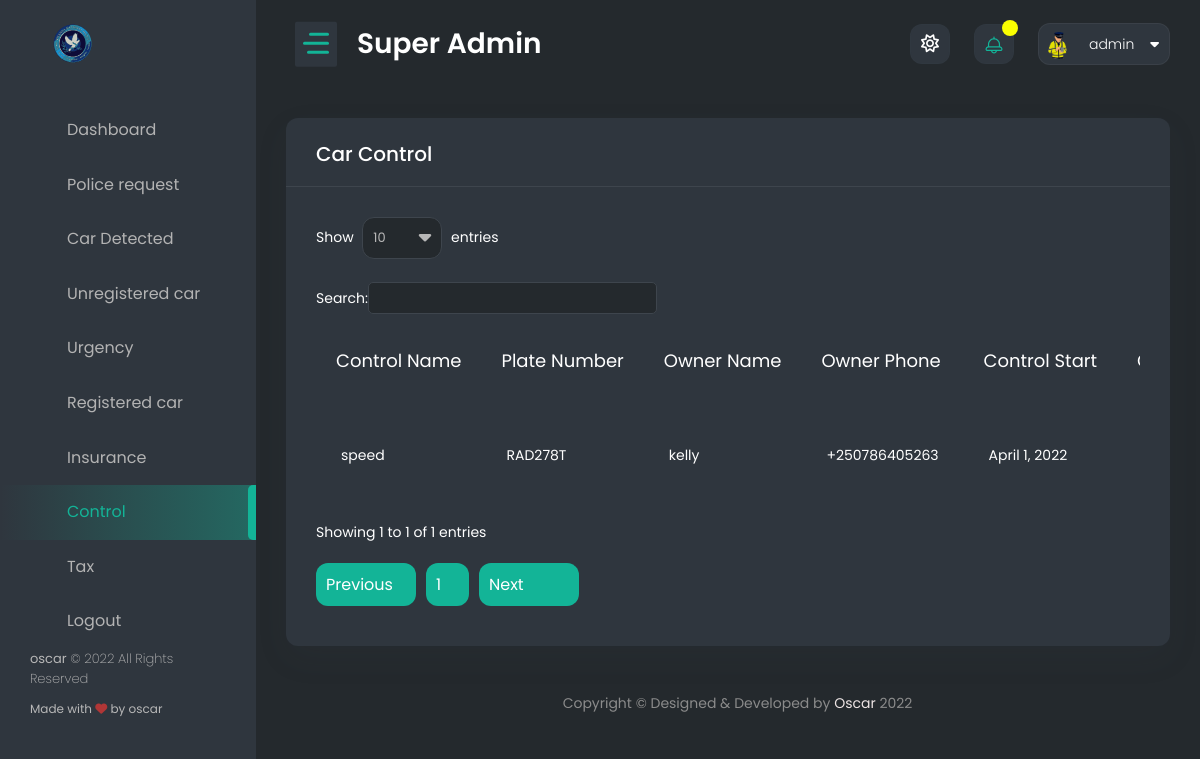
Page /superimboniadmin/admin_control/ (signed in) on the committed database.
### authentication/models.py (models this page shows, shortened)
class Profile(models.Model):
    user = models.OneToOneField(User, on_delete=models.CASCADE)
    user_image = models.ImageField(upload_to='images/', default='profile.png', )
    date_of_birth = models.DateField(max_length=250, blank=True, null=True)
    id_number = models.PositiveIntegerField(blank=True, null=True)
    email = models.EmailField(blank=True, null=True)
    rank = models.CharField(max_length=50, blank=True, null=True)
    residence = models.CharField(max_length=50, blank=True, null=True)

class User(AbstractBaseUser):
    name = models.CharField(max_length=255, null=False)
    phone_number = PhoneNumberField(unique=True)
    is_verified = models.BooleanField(default=False)
    is_verified_police = models.BooleanField(default=False)
    is_two_f_enable = models.BooleanField(default=False)
    is_active = models.BooleanField(default=True)
    staff = models.BooleanField(default=False)
    admin = models.BooleanField(default=False)
    USERNAME_FIELD = 'phone_number'
    REQUIRED_FIELDS = ['name']
    objects = UserManager()
    objects = UserManager()
    objects = UserManager()

### car_plate/models.py (models this page shows, shortened)
class Car_Control(models.Model):
    control_name = models.CharField(max_length=50)
    car = models.ForeignKey(Car_registration, on_delete=models.CASCADE, null=True)
    control_start = models.DateField()
    control_end = models.DateField()
    time_done = models.DateTimeField(auto_now_add=True)
    class Meta:
        verbose_name_plural = 'Car Control'

class Car_registration(models.Model):
    id = models.UUIDField(
        default=uuid.uuid4,
        unique=True,
        primary_key=True,
        editable=False
    )
    owner_name = models.CharField(max_length=50)
    Owner_Id = models.IntegerField()
    car_model = models.CharField(max_length=200, null=False)
    owner_phone_number = PhoneNumberField()
    phone_number_assign = PhoneNumberField(blank=True, null=True)
    owner_email = models.EmailField()
    plate_number = models.CharField(max_length=20, unique=True)
    time_done = models.DateTimeField(auto_now_add=True)
    class Meta:
        verbose_name_plural = 'Car Registration'
        ordering = ['-id']

### admin_panel/views.py (the view)
# urls.py: path('admin_control/', admin_control, name='admin_control'),
def admin_control(request):
    now_date = now.date()
    all_control = Car_Control.objects.all()
    context = {
        'control': all_control,
        'now_date': now_date
    }
    return render(request, 'super_temp/admin_control.html', context)

### authentication/context_processors.py (called while the page is built)
def extras(request):
    user = request.user
    if user.is_authenticated:
        police_req = Police_request.objects.filter(police=user).first()
        profile_police = get_object_or_404(Profile, user=user)
        user_small = user.name
        user_small = user_small.split(' ')
        user_small = user_small[0][:2].upper()
        police_req = police_req
    else:
        profile_police = None
        user_small = None
        police_req = None
    return {
        'profile': profile_police,
        'user': user,
        'user_small': user_small,
        'police_req': police_req
    }

def message_review(request):
    try:
        user = request.user
        message_all = Send_message.objects.filter(police_user=user)[:10]
        user_small = user.name
        user_small = user_small.split(' ')
        user_small = user_small[0][:2].upper()
    except:
        message_all = []
        user_small = 'AA'
    return {
        'message_all': message_all,
        'user_small': user_small
    }

### admin_panel/templates/super_temp/admin_control.html (shortened to what this page needs)
{% extends 'super_police/base.html' %}
{% load static %}
{% block content %}
    <div class="content-body">
			<div class="container-fluid">
				<div class="row">
                    <div class="col-12">
                        <div class="card">
                            <div class="card-header">
                                <h4 class="card-title">Car Control</h4>
                            </div>
                            <div class="card-body">
                                <div class="table-responsive">
                                    <table id="example4" class="display" style="min-width: 645px">
                                        <thead>
                                            <tr>
                                                <th>Control name</th>
                                                <th>plate number</th>
                                                <th>Owner name</th>
                                                <th>Owner phone</th>
                                                <th>Control start </th>
												<th>Control end </th>
                                            </tr>
                                        </thead>
                                        <tbody>
                                        {% for control in control %}
                                            <tr>
                                                <td>{{ control.control_name }}</td>
                                                <td>{{ control.car.plate_number }}</td>
                                                <td>{{ control.car.owner_name }}</td>
                                                <td>{{ control.car.owner_phone_number }}</td>
                                                <td>{{ control.control_start }}</td>
                                                <td>{{ control.control_end}}</td>
                                            </tr>
                                        {% endfor %}
                                        </tbody>
                                    </table>
                                </div>
                            </div>
                        </div>
                    </div>
				</div>
            </div>
        </div>
{% endblock %}

### templates/super_police/base.html (shortened to what this page needs)
<!DOCTYPE html>
<html lang="en">
<head>
    {% load static %}
	<link href="{% static 'dashboard/vendor/owl-carousel/owl.carousel.css' %}" rel="stylesheet">
    <link href="{% static 'dashboard/vendor/bootstrap-select/dist/css/bootstrap-select.min.css' %}" rel="stylesheet">
    <link href="{% static 'dashboard/css/style.css' %}" rel="stylesheet">
	<link href="{% static 'dashboard/cdn.lineicons.com/2.0/LineIcons.css' %}" rel="stylesheet">
</head>
<body>
    <div id="main-wrapper">
        <div class="nav-header">
            <a href="" class="brand-logo">
                <img class="logo-abbr" src="{% static 'home/images/policelogo.svg' %}" alt="" style="height: 120px; width: 120px; ">
            </a>
            <div class="nav-control">
                <div class="hamburger">
                    <span class="line"></span><span class="line"></span><span class="line"></span>
                </div>
            </div>
        </div>
        <div class="header">
            <div class="header-content">
                <nav class="navbar navbar-expand">
                    <div class="collapse navbar-collapse justify-content-between">
                        <div class="header-left">
                            <div class="dashboard_bar">
                                Super Admin
                            </div>
                        </div>
                        <ul class="navbar-nav header-right">
							<li class="nav-item dropdown notification_dropdown">
                                <a class="nav-link bell dz-theme-mode active" href="javascript:void(0);">
									<i id="icon-light" class="far fa-sun"></i>
                                </a>
							</li>
                            <li class="nav-item dropdown notification_dropdown">
                                <a class="nav-link  ai-icon" href="javascript:;" role="button" data-bs-toggle="dropdown">
									<div class="pulse-css"></div>
                                </a>
                            </li>
                            <li class="nav-item dropdown header-profile">
                                <a class="nav-link" href="" role="button" data-bs-toggle="dropdown">
                                    <img src="{{ profile.user_image.url }}" width="20" alt=""/>
									<div class="header-info">
										<span>{{ user.name }}<i class="fa fa-caret-down ms-3" aria-hidden="true"></i></span>
									</div>
                                </a>
                            </li>
                        </ul>
                    </div>
                </nav>
            </div>
        </div>
        <div class="deznav">
            <div class="deznav-scroll">
				<ul class="metismenu" id="menu">
                    <li><a class="ai-icon" href="{% url 'admin_dashboard' %}" aria-expanded="false">
							<i class="flaticon-layout"></i>
							<span class="nav-text">Dashboard</span>
						</a>
                    </li>
                    <li><a class="ai-icon" href="{% url 'police_request_list' %}" aria-expanded="false">
						<i class="flaticon-monitor"></i>
							<span class="nav-text">Police request</span>
						</a>
                    </li>
                    <li><a class="ai-icon" href="{% url 'admin_all_captured' %}" aria-expanded="false">
							<i class="flaticon-bar-chart-1"></i>
							<span class="nav-text">Car Detected</span>
						</a>
                    </li>
                    <li><a class="ai-icon" href="{% url 'admin_unregistered_car' %}" aria-expanded="false">
							<i class="flaticon-web"></i>
							<span class="nav-text">Unregistered car</span>
						</a>
                    </li>
                    <li><a class="ai-icon" href="{% url 'admin_urgence_car' %}" aria-expanded="false">
							<i class="flaticon-plugin"></i>
							<span class="nav-text">Urgency</span>
						</a>
                    </li>
                    <li><a class="ai-icon" href="{% url 'admin_registered_car' %}" aria-expanded="false">
							<i class="flaticon-contract"></i>
							<span class="nav-text">Registered car</span>
						</a>
                    </li>
                    <li><a class="ai-icon" href="{% url 'admin_insurance' %}" aria-expanded="false">
							<i class="flaticon-contract"></i>
							<span class="nav-text">Insurance</span>
						</a>
                    </li>
                    <li><a class="ai-icon" href="{% url 'admin_control' %}" aria-expanded="false">
							<i class="flaticon-contract"></i>
							<span class="nav-text">Control</span>
						</a>
                    </li>
                    <li><a class="ai-icon" href="{% url 'admin_tax' %}" aria-expanded="false">
							<i class="flaticon-contract"></i>
							<span class="nav-text">Tax</span>
						</a>
                    </li>
                    <li><a class="ai-icon" href="{% url 'adminlogout' %}" aria-expanded="false">
							<i class="flaticon-table"></i>
							<span class="nav-text">Logout</span>
						</a>
                    </li>
                </ul>
				<div class="copyright">
					<p class="fs-13 font-w200"><strong class="font-w400">oscar</strong> © 2022 All Rights Reserved</p>
					<p>Made with <i class="fa fa-heart text-danger"></i> by oscar</p>
				</div>
			</div>
        </div>
        {% block content %}
        {% endblock %}
        <div class="footer">
            <div class="copyright">
                <p>Copyright © Designed &amp; Developed by <a href="https://www.facebook.com/koracode/" target="_blank">Oscar</a> 2022</p>
            </div>
        </div>
    </div>
</body>
</html>

### rows in the picture
Profile: user_image (placeholder picture)
User: name "admin"
Car_Control: control_name "speed", car.plate_number "RAD278T", car.owner_name "kelly", car.owner_phone_number "+250786405263", control_start "April 1, 2022"
